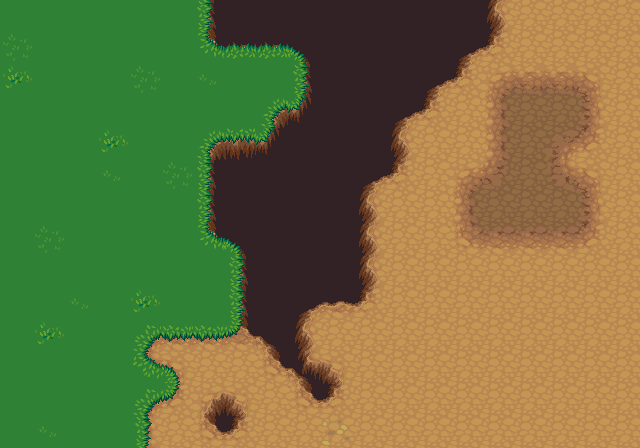

Rendered tile map (Tiled .tmx) drawn with the repository's tilesets; below, a short description and the map source with its tile grids summarised:
An orthogonal 20x14 tile map with 32x32 px tiles, 1 tile layer (Tile Layer 1), 2 tilesets and 2 objects.

<map version="1.0" orientation="orthogonal" renderorder="right-down" width="20" height="14" tilewidth="32" tileheight="32">
 <tileset firstgid="1" source="../shared/resources/terrain.tsx" />
 <tileset firstgid="465" name="objects" tilewidth="126" tileheight="126">
  <tile id="0">
   <image width="64" height="64" source="../images/buildings/resourcesrock_neutral.png" />
  </tile>
  <tile id="1">
   <image width="126" height="126" source="../images/buildings/constructionsite.png" />
  </tile>
  <tile id="2">
   <image width="126" height="126" source="../images/buildings/constructionsite_blue.png" />
  </tile>
 </tileset>
 <layer name="Tile Layer 1" width="20" height="14">
  <data>[280 cells, 280 non-empty, 42 distinct tile ids]</data>
 </layer>
 <objectgroup name="Objects">
  <object gid="465" x="512" y="144" />
  <object gid="466" x="32" y="160" />
 </objectgroup>
</map>
